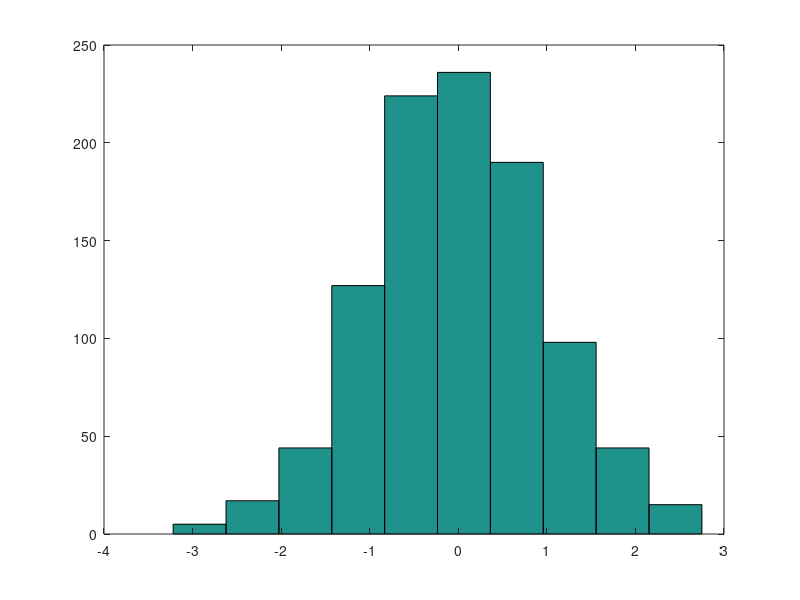
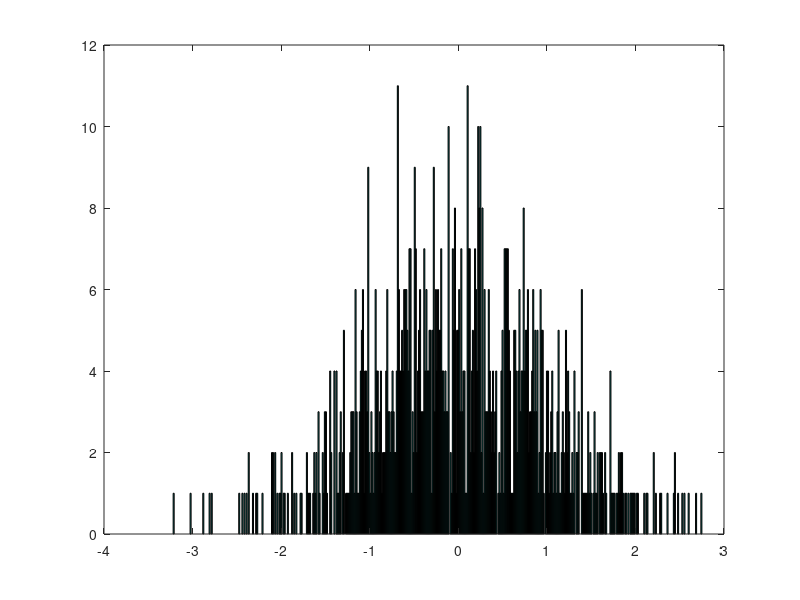

Write the MATLAB code that produced these figures, in order.
clear;
clc;

x = randn(1,1000);

#prints histogram of random numbers having normal distribution
figure
hist(x);

#prints histogram of random numbers having normal distribution with 500 bins
figure
hist(x,500);
